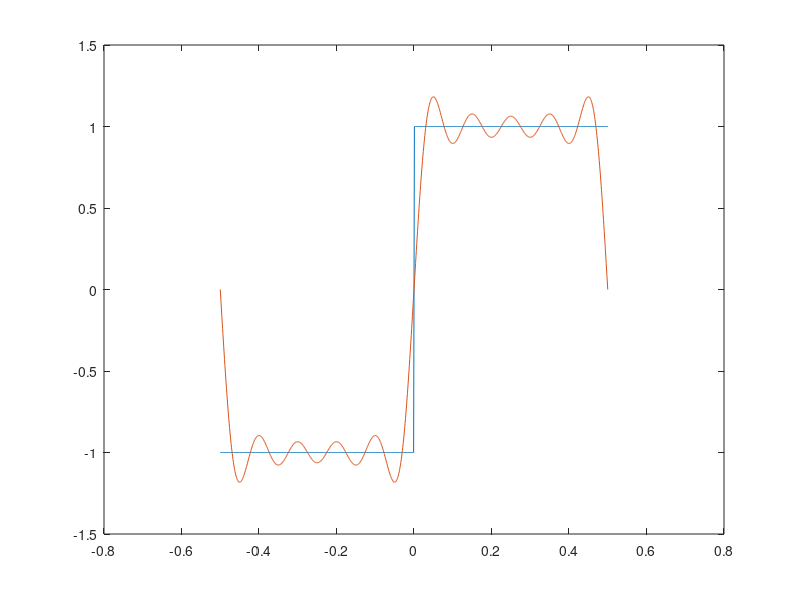

Reproduce this figure in MATLAB.
%variables
deltat=0.001; 
t=[-0.5:deltat:0.5]; 
Vt=t./abs(t); 
Vt(501)=0; 
f=1;

%number of times to sum series
N=10

Vfourier=0*Vt; 

%loop to sum series
for n=1:1:N 
intbn=(1/pi)*2*pi*f.*Vt.*sin(2*pi*n*f*t).*deltat; %
bn=sum(intbn); 
Vn=bn*sin(2*pi*f*n*t); 
Vfourier=Vfourier+Vn; 
end

%plot graph
plot (t, Vt, t, Vfourier)
